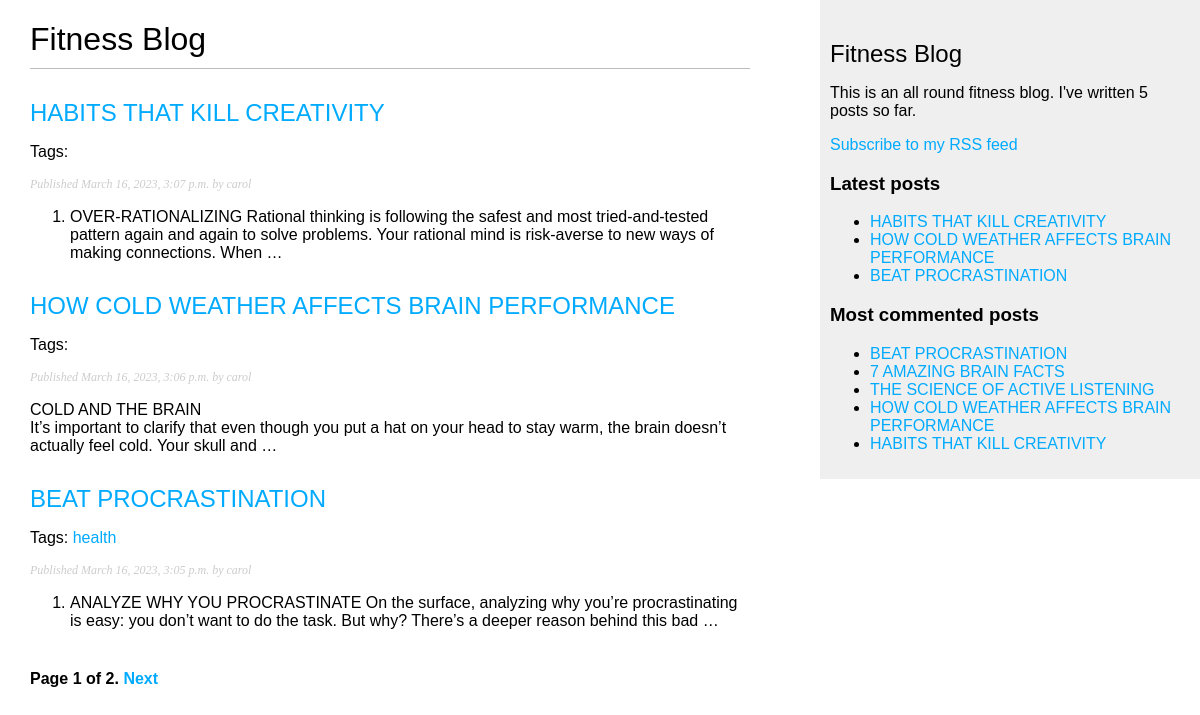
The page /blog/ on the database as committed earlier.
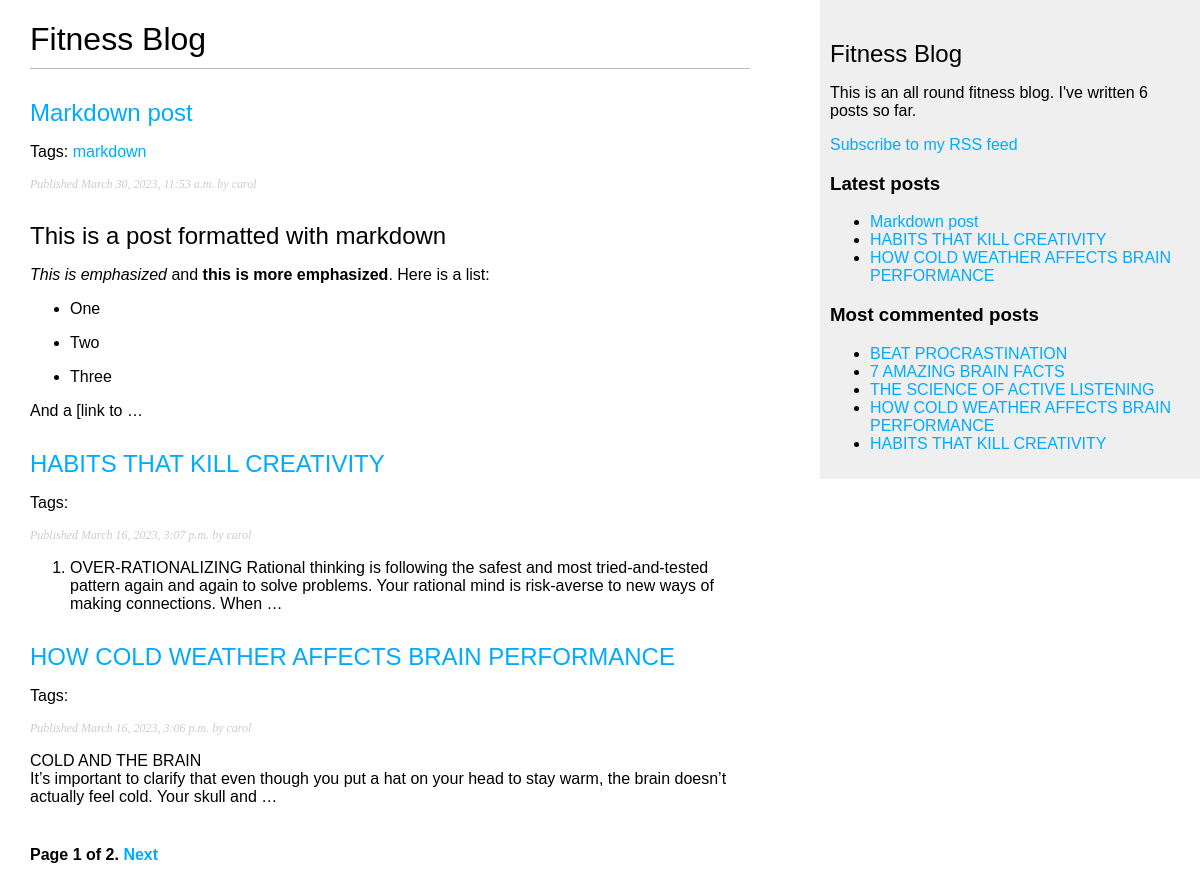
The same page on the database as committed later.
### blog/models.py (models this page shows, shortened)
class Post(models.Model):
    class Status(models.TextChoices):#enumerate class Status by subclassing models.TextChoices.
         DRAFT = 'DF','Draft'#available choices for the post status are DRAFT and PUBLISHED.
         PUBLISHED = 'PB','Published'#Their respective values are DF and PB, and their labels or readable names are Draft and Published.
    title = models.CharField(max_length =250)
    body = models.TextField()
    slug = models.SlugField(max_length =250, unique_for_date='publish')
    created_at = models.DateTimeField(auto_now_add=True)
    updated_at = models.DateTimeField(auto_now_add=True)
    publish = models.DateTimeField(default=timezone.now)
    status = models.CharField(max_length =2, choices=Status.choices, default=Status.DRAFT)
    author = models.ForeignKey(User, on_delete=models.CASCADE, related_name='blog_posts')
    objects = models.Manager()# The default manager
    published = PublishedManager()# Our custom managerf
    tags = TaggableManager()
    class Meta:# this class defines metadata for the model
         ordering = ['-publish']#ordering attribute tells Django to sort results by the publish field
         indexes = [#This option allows database indexes for your model
              models.Index(fields=['-publish']),
         ]
    def get_absolute_url(self):#builds URL dynamically using the URL name defined in the URL patterns.
         return reverse('blog:post_detail', args=[self.publish.year,
                                                  self.publish.month,
                                                  self.publish.day,
                                                  self.slug])#parameters of the canonical URL for blog posts to match the new URL parameters.

### blog/views.py (the view)
# urls.py: path('', views.post_list, name='post_list'),
def post_list(request, tag_slug=None):#takes the request object as the only parameter.This parameter is required by all views.
    post_list = Post.published.all()#retrieve all posts with PUBLISHED status
    tag = None
    if tag_slug:
        tag = get_object_or_404(Tag,slug=tag_slug)
        post_list = post_list.filter(tags__in=[tag])
    paginator = Paginator(post_list, 3)
    page_number = request.GET.get('page', 1)
    try:
        posts = paginator.page(page_number)
    except PageNotAnInteger:
        posts = paginator.page(1)
    except EmptyPage:
        posts = paginator.page(paginator.num_pages)
    return render(request, 'post/list.html', {'posts': posts,'tag': tag})#renders request object,template path,context variables in the given template

### blog/models.py (called while the page is built)
     def get_queryset(self):
          return super().get_queryset()\
          .filter(status=Post.Status.PUBLISHED)

### blog/templatetags/blog_tags.py (called while the page is built)
@register.simple_tag
def total_posts():
    return Post.published.count()

@register.inclusion_tag('post/latest_posts.html')
def show_latest_posts(count=5):
    latest_posts = Post.published.order_by('-publish')[:count]
    return {'latest_posts': latest_posts}

@register.simple_tag
def get_most_commented_posts(count=5):
    return Post.published.annotate(
                total_comments=Count('comments')
            ).order_by('-total_comments')[:count]

@register.filter(name='markdown')
def markdown_format(text):
    return mark_safe(markdown.markdown(text))

### blog/templates/post/list.html (shortened to what this page needs)
{% extends "blog/base.html" %}
{% load blog_tags %}
{% block content %}
<h1>Fitness Blog</h1>
{% for post in posts %}
<h2>
    <a href="{{ post.get_absolute_url}}">
        {{ post.title}}
    </a>
</h2>
<p class="tags">
    Tags:
    {% for tag in post.tags.all %}
    <a href="{% url "blog:post_list_by_tag" tag.slug %}">
        {{ tag.name }}
    </a>
    {% endfor %}
<p class="date">
    Published {{ post.publish }} by {{ post.author}}
</p>
{{ post.body|truncatewords_html:30|markdown }}
{% endfor %}
{% include "pagination.html" with page=posts %}
{% endblock %}

### blog/templates/blog/base.html (shortened to what this page needs)
{% load blog_tags %}
{% load static %}
<!DOCTYPE html>
<html lang="en">
<head>
    <link href="{% static "css/blog.css" %}" rel="stylesheet">
</head>
<body>
    <div id="content">
       {% block content %}
       {% endblock %}
    </div>
    <div id="sidebar">
        <h2>Fitness Blog</h2>
        <p>This is an all round fitness blog.
            I've written {% total_posts %} posts so far.
        </p>
        <p>
            <a href="{% url "blog:post_feed" %}">
                Subscribe to my RSS feed
            </a>
        </p>
        <h3>Latest posts</h3>
        {% show_latest_posts 3 %}
        <h3>Most commented posts</h3>
        {% get_most_commented_posts as most_commented_posts %}
        <ul>
            {% for post in most_commented_posts %}
            <li>
            <a href="{{ post.get_absolute_url }}">{{ post.title }}</a>
            </li>
            {% endfor %}
            </ul>
    </div>
</body>
</html>

### blog/templates/pagination.html (shortened to what this page needs)
<div class="pagination">
    <span class="step-links">
      <span class="current">
        Page {{ page.number }} of {{ page.paginator.num_pages }}.
      </span>
      {% if page.has_next %}
        <a href="?page={{ page.next_page_number }}">Next</a>
      {% endif %}
    </span>
  </div>

### blog/templates/post/latest_posts.html
<ul>
    {% for post in latest_posts %}
    <li>
    <a href="{{ post.get_absolute_url }}">{{ post.title }}</a>
    </li>
    {% endfor %}
</ul>

### blog/static/css/blog.css (style rules this page uses)
body { margin:0; padding:0; font-family:helvetica, sans-serif; }
a { color:#00abff; text-decoration:none; }
h1 { font-weight:normal; border-bottom:1px solid #bbb; padding:0 0 10px 0; }
h2 { font-weight:normal; margin:30px 0 0; }
#content { float:left; width:60%; padding:0 0 0 30px; }
#sidebar { float:right; width:30%; padding:10px; background:#efefef; height:100%; }
p.date { color:#ccc; font-family: georgia, serif; font-size: 12px; font-style: italic; }
.pagination { margin:40px 0; font-weight:bold; }

Rows that differ between the two databases and show on the page:
no longer on one of the page's lists (row unchanged): Post: title "BEAT PROCRASTINATION", publish "March 16, 2023, 3:05 p.m.", author "carol", body "ANALYZE WHY YOU PROCRASTINATE On the surface, analyzing why you’re procrastinating is easy: you don’t want to do the task. But why? There’s a deeper reason behind this bad …"
added Post: title "Markdown post", publish "March 30, 2023, 11:53 a.m.", author "carol", body "This is a post formatted with markdown This is emphasized and this is more emphasized . Here is a list: One Two Three And a [link to …"
added Tag: name "markdown", shown under "Markdown post"
computed for Post "BEAT PROCRASTINATION": loses Tag (name "health")
Other text that changed with them:
text no longer shown: "5"
text now shown: "6"
